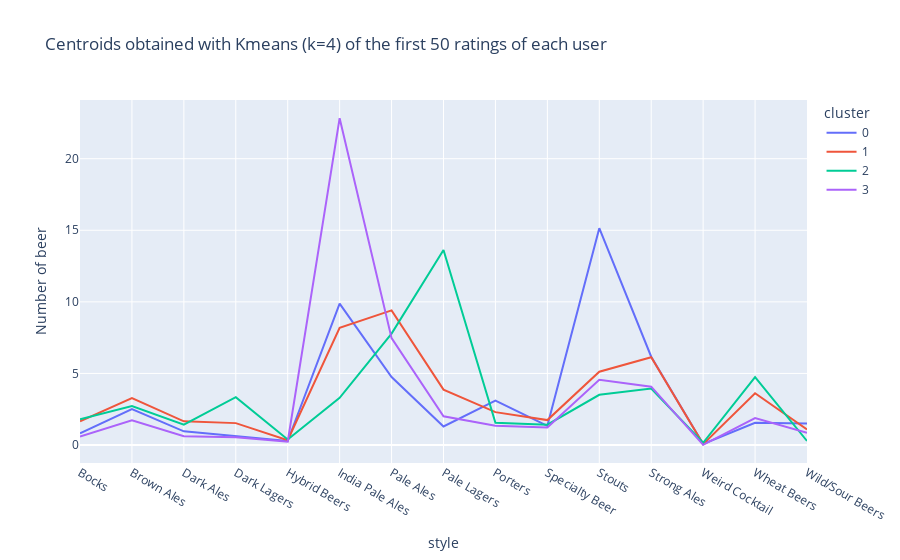

The notebook cell saved with this chart:
### Code cell
fig = px.line(df_cluster_beer, x="style", y="Number of beer", color="cluster", title="Centroids obtained with Kmeans (k=4) of the first 50 ratings of each user")
fig.show()
#fig.write_html("centroid.html")

### Figure 1 — Plotly figure (JSON) as saved in the notebook; plotly's stock layout.template omitted (floating-point values rounded to 4 significant figures)
{"data": [{"hovertemplate": "cluster=0<br>style=%{x}<br>Number of beer=%{y}<extra></extra>", "legendgroup": "0", "line": {"color": "#636efa", "dash": "solid"}, "marker": {"symbol": "circle"}, "mode": "lines", "name": "0", "orientation": "v", "showlegend": true, "type": "scatter", "x": ["Bocks", "Brown Ales", "Dark Ales", "Dark Lagers", "Hybrid Beers", "India Pale Ales", "Pale Ales", "Pale Lagers", "Porters", "Specialty Beer", "Stouts", "Strong Ales", "Weird Cocktail", "Wheat Beers", "Wild/Sour Beers"], "xaxis": "x", "y": [0.8163, 2.505, 0.9592, 0.6327, 0.2806, 9.872, 4.75, 1.296, 3.097, 1.342, 15.15, 6.168, 0.07653, 1.551, 1.505], "yaxis": "y"}, {"hovertemplate": "cluster=1<br>style=%{x}<br>Number of beer=%{y}<extra></extra>", "legendgroup": "1", "line": {"color": "#EF553B", "dash": "solid"}, "marker": {"symbol": "circle"}, "mode": "lines", "name": "1", "orientation": "v", "showlegend": true, "type": "scatter", "x": ["Bocks", "Brown Ales", "Dark Ales", "Dark Lagers", "Hybrid Beers", "India Pale Ales", "Pale Ales", "Pale Lagers", "Porters", "Specialty Beer", "Stouts", "Strong Ales", "Weird Cocktail", "Wheat Beers", "Wild/Sour Beers"], "xaxis": "x", "y": [1.66, 3.282, 1.655, 1.53, 0.3376, 8.193, 9.409, 3.868, 2.297, 1.744, 5.119, 6.132, 0.06345, 3.619, 1.091], "yaxis": "y"}, {"hovertemplate": "cluster=2<br>style=%{x}<br>Number of beer=%{y}<extra></extra>", "legendgroup": "2", "line": {"color": "#00cc96", "dash": "solid"}, "marker": {"symbol": "circle"}, "mode": "lines", "name": "2", "orientation": "v", "showlegend": true, "type": "scatter", "x": ["Bocks", "Brown Ales", "Dark Ales", "Dark Lagers", "Hybrid Beers", "India Pale Ales", "Pale Ales", "Pale Lagers", "Porters", "Specialty Beer", "Stouts", "Strong Ales", "Weird Cocktail", "Wheat Beers", "Wild/Sour Beers"], "xaxis": "x", "y": [1.794, 2.723, 1.426, 3.348, 0.383, 3.298, 7.78, 13.62, 1.56, 1.418, 3.511, 3.95, 0.156, 4.745, 0.2837], "yaxis": "y"}, {"hovertemplate": "cluster=3<br>style=%{x}<br>Number of beer=%{y}<extra></extra>", "legendgroup": "3", "line": {"color": "#ab63fa", "dash": "solid"}, "marker": {"symbol": "circle"}, "mode": "lines", "name": "3", "orientation": "v", "showlegend": true, "type": "scatter", "x": ["Bocks", "Brown Ales", "Dark Ales", "Dark Lagers", "Hybrid Beers", "India Pale Ales", "Pale Ales", "Pale Lagers", "Porters", "Specialty Beer", "Stouts", "Strong Ales", "Weird Cocktail", "Wheat Beers", "Wild/Sour Beers"], "xaxis": "x", "y": [0.5983, 1.732, 0.6151, 0.5481, 0.2343, 22.83, 7.469, 2.013, 1.351, 1.222, 4.556, 4.075, 0.01255, 1.879, 0.8619], "yaxis": "y"}], "layout": {"legend": {"title": {"text": "cluster"}, "tracegroupgap": 0}, "title": {"text": "Centroids obtained with Kmeans (k=4) of the first 50 ratings of each user"}, "xaxis": {"anchor": "y", "domain": [0, 1], "title": {"text": "style"}}, "yaxis": {"anchor": "x", "domain": [0, 1], "title": {"text": "Number of beer"}}}}
